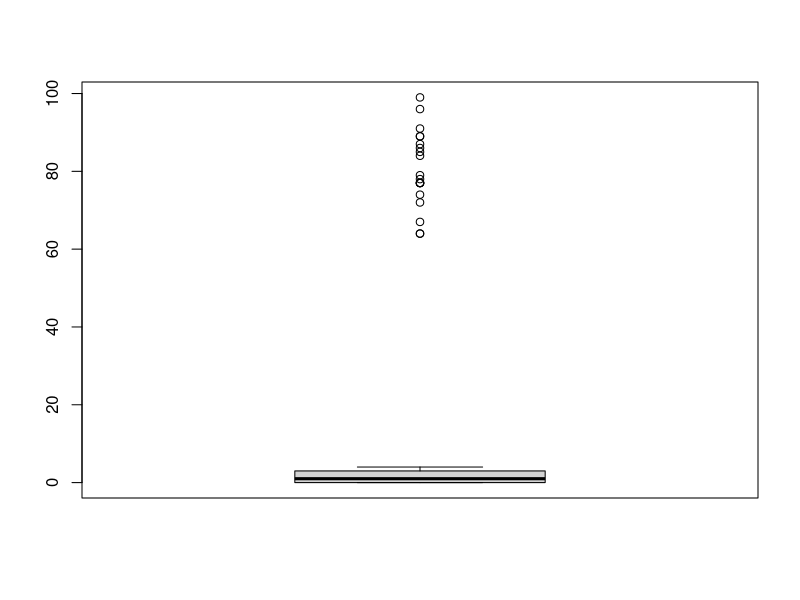
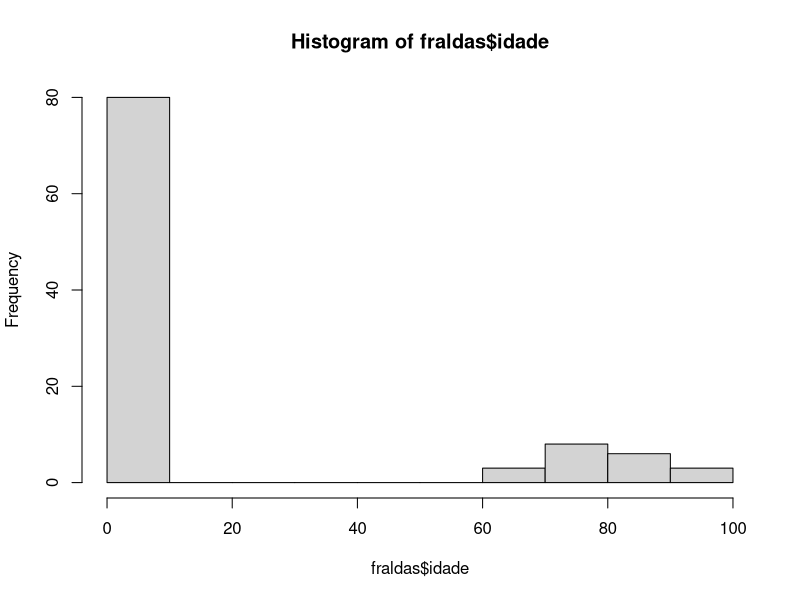
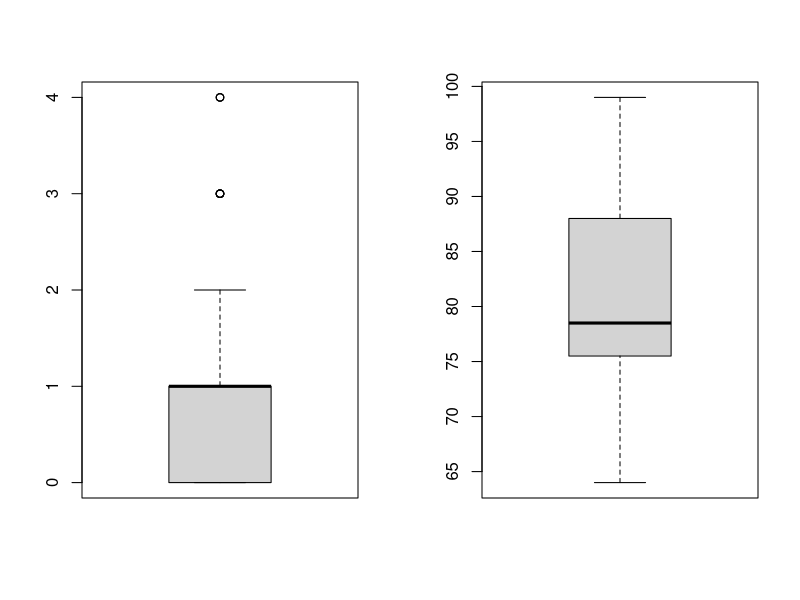
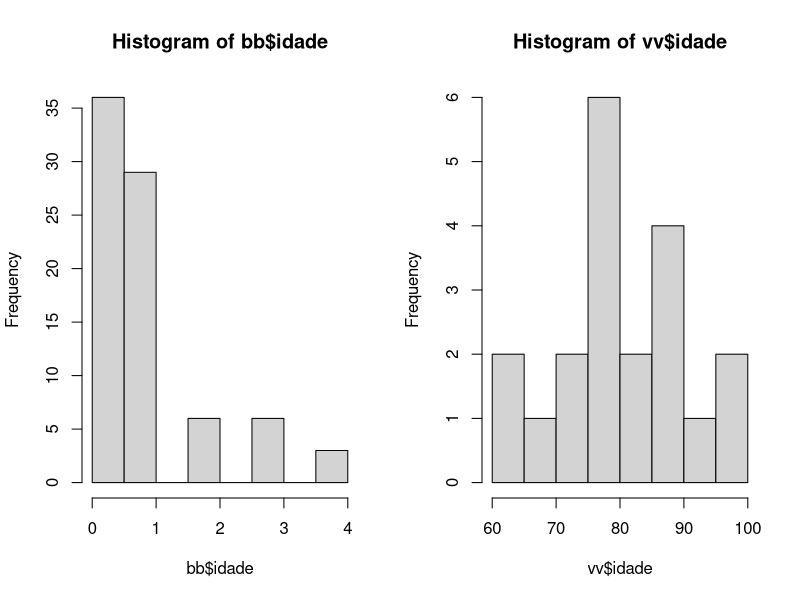
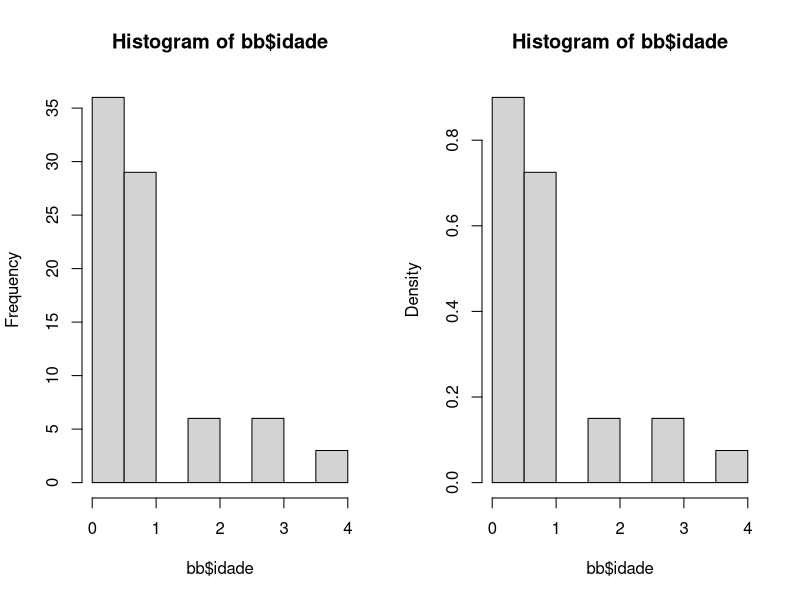
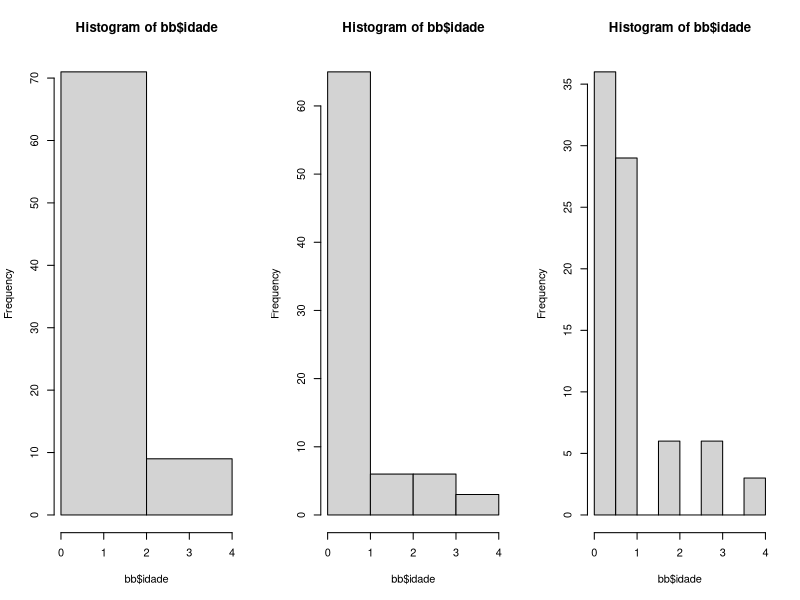
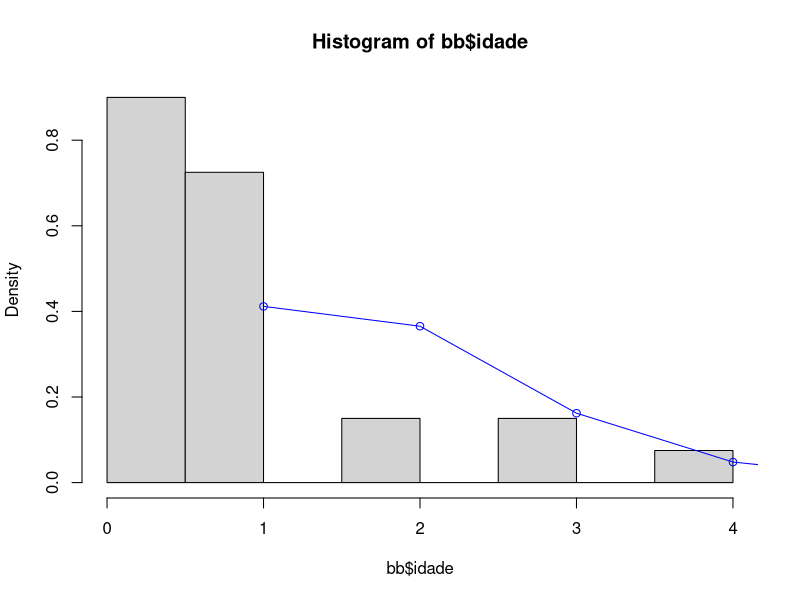

Generate these figures, in order, with R:
############################################################
###### Código para as analises da aula 2.1 distribuicoes ###
############################################################

# elaborado por Sara Mortara para disciplina de modelagem estatistica
# dezembro de 2018

# define o diretorio de trabalho
### ATENCAO! mude para o SEU diretorio de trabalho
setwd("~/Dropbox/posdoc/disciplina_modelagem/atividadesR/teoricas")

##############################
# PARTE 1: lendo os dados ####
##############################

# lendo os dados da idade da população que usa fraldas
fraldas <- read.csv("../dados/idade_fraldas_NA.csv")

# checando os dados
# checando as primeiras 6 linhas da planilha
head(fraldas)
# checando as ultimas 6 linhas da planilha
tail(fraldas)

# estrutura dos dados
str(fraldas)

# sumario dos dados
summary(fraldas)


#################################
# PARTE 2: encontrando os NA ####
#################################

# teste logico para saber onde tem NA na coluna idade do objeto fraldas
is.na(fraldas$idade)

# vendo quais elementos tem NA na coluna idade do objeto fraldas
which(is.na(fraldas$idade))

# selecionandando as linhas que tem NA no objeto fraldas
fraldas[c(2,17),] # c(2,17) seleciona as linhas 2 e 17 do objeto fraldas

# na verdade, o NA seria 0
## vamos substituir o NA por 0
## ve quem tem NA
fraldas$idade[is.na(fraldas$idade)]
## atribui 0 aos elementos que eram NA
fraldas$idade[is.na(fraldas$idade)] <- 0
## checando a substituicao
# vendo os valores
fraldas$idade[is.na(fraldas$idade)]
# fazendo o teste logico com a funcao is.na
is.na(fraldas$idade)
# como os valores de TRUE e FALSE são 0 e 1 no R, podemos somar para checar se tem algum verdadeiro 
sum(is.na(fraldas$idade))

#################################
# PARTE 3: checando os zeros  ###
#################################

# teste logico para saber se tem zero nos dados de idade
fraldas$idade==0

# fazendo a soma para quantificar quantos zeros
sum(fraldas$idade==0)

# muitos bebes usam fralda, zero é ok neste caso talkey?

###################################
# PARTE 4: entendendo os dados ####
###################################

# sumario dos valores de idade
summary(fraldas$idade)

# boxplot dos valores de idade
boxplot(fraldas$idade)

# histograma dos valores de idade
hist(fraldas$idade)

## na verdade, temos dois grupos: bebes e vovxs
# vamos separar os dados em dois grupos

# criando planilha com a idade de bebes
bb <- fraldas[fraldas$idade<10,] 
# criando planilha com a idade de vovx
vv <- fraldas[fraldas$idade>10,]

#######################################################
# PARTE 5: visualizando os novos dados em graficos ####
########################################################

### 5.1. boxplot
# comando para criar duas janelas graficas, 1 linha e 2 colunas
par(mfrow=c(1,2))
# boxplot de bebes
boxplot(bb$idade)
# boxplor de vovxs
boxplot(vv$idade)
par(mfrow=c(1,1)) # retorna a configuracao inicial

### 5.2. histogramas
par(mfrow=c(1,2)) # cria 2 janelas graficas, 1 linha e 2 colunas
# histograma de bebes 
hist(bb$idade)
# histograma de vovxs
hist(vv$idade)
par(mfrow=c(1,1)) # retorna a configuracao inicial

### 5.2.2. classes de histogramas
par(mfrow=c(1,2)) # cria 2 janelas graficas, 1 linha e 2 colunas
# histograma de frequencia de bebes
hist(bb$idade)
# histograma de densidade de bebes
hist(bb$idade, probability = TRUE)
par(mfrow=c(1,1)) # retorna a configuracao inicial

### 5.2.3. numero de barras nos histogramas
par(mfrow=c(1,3)) # cria 2 janelas graficas, 1 linha e 3 colunas
# hitograma com tres classes
hist(bb$idade, breaks=seq(0, max(bb$idade), length=3))
# histograma com 5 classes
hist(bb$idade,  breaks=seq(0, max(bb$idade), length=5))
# histograma padrao 9 classes (neste caso!)
hist(bb$idade)
par(mfrow=c(1,1)) # retorna a configuracao inicial

### 5.3 inspecionando a distribuicao dos dados
# guardando um objeto com a idade maxima
bb.max <- max(bb$idade)
# guardando um objeto com a media de idade (= parametro lambda da Posson)
bb.med <- mean(bb$idade)

# fazendo o grafico
## histograma de densidade probalilistica
hist(bb$idade, probability = TRUE)
## pontos com a distribuicao Poisson estimada a partir do dado
points(dpois(0:bb.max, bb.med), col="blue") # comando que cria os pontos
lines(dpois(0:bb.max, bb.med), col="blue") # comando que cria a linha


